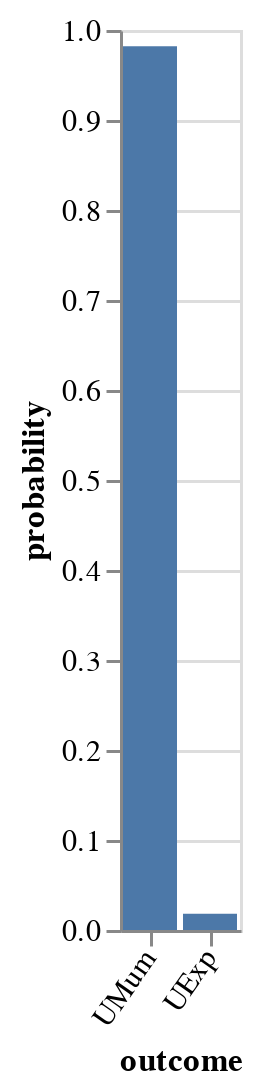

Source (notebook cell):
### Code cell
vlShow . barFromDist <$> enumD utterancePrior

### Figure 1 — Vega-Lite specification as saved in the notebook (floating-point values rounded to 4 significant figures)
{"$schema": "https://vega.github.io/schema/vega-lite/v3.json", "data": {"values": [{"outcome": "UMum", "probability": 0.982}, {"outcome": "UExp", "probability": 0.01799}]}, "description": "", "encoding": {"x": {"axis": {"labelAngle": -55}, "field": "outcome", "scale": {"rangeStep": 30}, "sort": null, "type": "ordinal"}, "y": {"field": "probability", "type": "quantitative"}}, "mark": "bar"}
